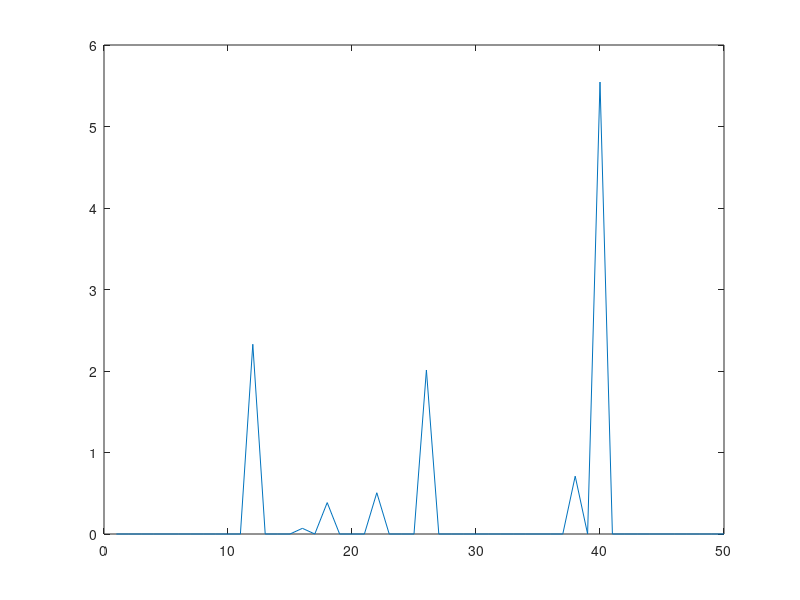

Reproduce this figure in MATLAB.
%falta terminar opcion 1 y calcular tiempos
%ahora muestra el grafico de lo que espero cada solicitud
function poisson()
  cantidadLlamadas = 50; %100000;
  mediaTiempoLLegada = 4;
  mediaOpcion2 = 0.8;
  TiempoLlegada(1) = exprnd(mediaTiempoLLegada);
  TiempoOpcion2 = 0;
   
  i=1;
  while i <= cantidadLlamadas; 
    
    if(TiempoLlegada(i) >= TiempoOpcion2)
      ResultadoOpcion2(i) = 0;
    else 
      ResultadoOpcion2(i) = TiempoOpcion2 - TiempoLlegada(i);
    endif
    %opcion 2 exponencial con u = 0,8 
    TiempoOpcion2 = TiempoLlegada(i) + exprnd(mediaOpcion2);
    TiempoLlegada(i+1) = TiempoLlegada(i) + exprnd(mediaTiempoLLegada);    
    
    
    i=i+1;
  end
  
 
 
  plot(ResultadoOpcion2);


 endfunction 
